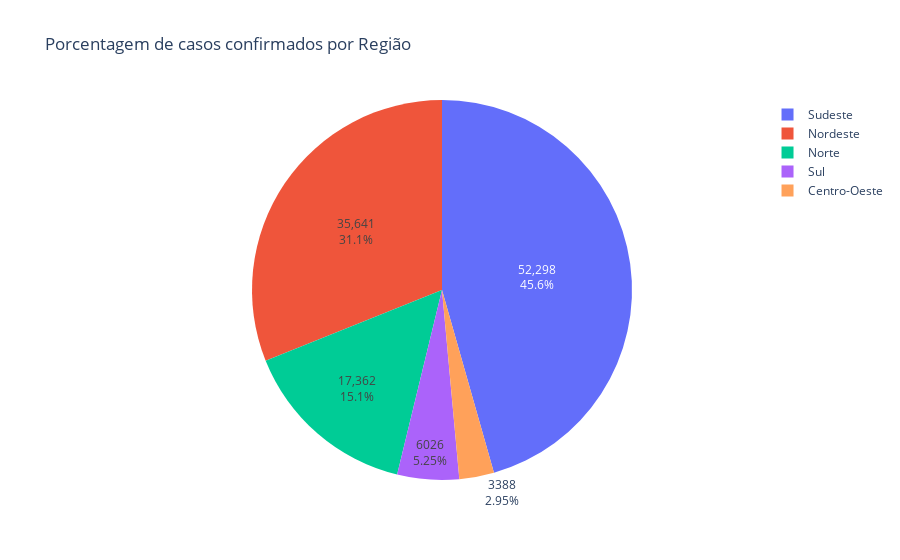

The notebook cell this image was saved under:
### Code cell
trace = go.Pie(labels = list(dadoslimpo.regiao),
               values = list(dadoslimpo.casosNovos),
               textinfo='percent+value'
              )

# Armazenando gráfico em uma lista:
casos = [trace]

# Criando Layout:
layout = go.Layout(title='Porcentagem de casos confirmados por Região')

# Criando figura que será exibida:
fig3 = go.Figure(data=casos, layout=layout)

py.iplot(fig3)
plotly.offline.plot(fig3, filename='HTML/PercentualAcumuladoRegiaoDia.html', auto_open=False)

### Figure 1 — Plotly figure (JSON) as saved in the notebook; plotly's stock layout.template omitted (floating-point values rounded to 4 significant figures; data arrays with more than 128 entries replaced by an {"elided": "..."} marker saying what was removed)
{"data": [{"labels": {"elided": "2619 str values"}, "textinfo": "percent+value", "type": "pie", "values": {"elided": "2619 int values"}}], "layout": {"title": {"text": "Porcentagem de casos confirmados por Região"}}}
